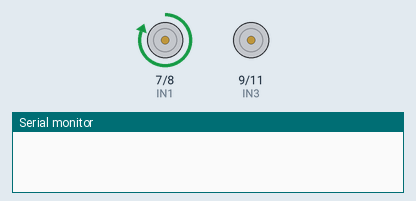
A sketch run on a simulated Arduino Uno, built with avr-gcc and run on an emulated ATmega328P. Shown: motor-driver pin pairs drawn as motors (green arrow = first pin HIGH = forward, orange = second pin HIGH = backward, longer = more drive, scaled by the enable pin), the last lines printed to the serial monitor.

Above: at 1.0 s.
At 3.0 s:
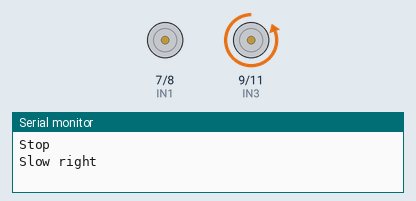
At 5.0 s:
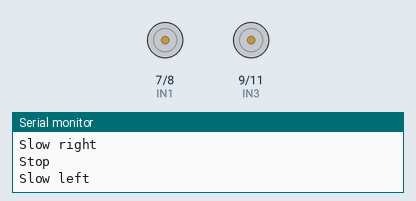
Timing chart, 0 to 7.8 s (numbered marks = the images above):
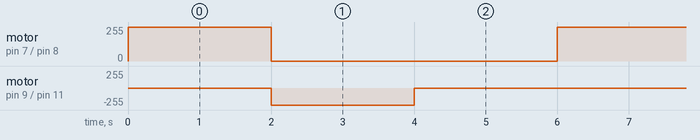

Measured:
- by itself, motor on pin 7 (IN1) / pin 8 (IN2): alternates forward 255/255 for 2.0 s and stopped for 4.0 s
- by itself, motor on pin 9 (IN3) / pin 11 (IN4): alternates backward 255/255 for 2.0 s and stopped for 4.0 s

The sketch:

RoboCar_05_02_2023.ino
```cpp
//www.elegoo.com

//Edited by Mr. Harms
//This starter code will help you get your RoboCar moving


//    The direction of the car's movement
//  ENA   ENB   IN1   IN2   IN3   IN4   Description
//  HIGH  HIGH  HIGH  LOW   LOW   HIGH  Car is runing forward
//  HIGH  HIGH  LOW   HIGH  HIGH  LOW   Car is runing back
//  HIGH  HIGH  LOW   HIGH  LOW   HIGH  Car is turning left
//  HIGH  HIGH  HIGH  LOW   HIGH  LOW   Car is turning right
//  HIGH  HIGH  LOW   LOW   LOW   LOW   Car is stoped
//  HIGH  HIGH  HIGH  HIGH  HIGH  HIGH  Car is stoped
//  LOW   LOW   N/A   N/A   N/A   N/A   Car is stoped


//define L298n module IO Pin
#define ENA 5
#define ENB 6
#define IN1 7
#define IN2 8
#define IN3 9
#define IN4 11

void forward(){
  digitalWrite(ENA,HIGH); //enable L298n A channel
  digitalWrite(ENB,HIGH); //enable L298n B channel
  digitalWrite(IN1,HIGH); //set IN1 hight level
  digitalWrite(IN2,LOW);  //set IN2 low level
  digitalWrite(IN3,LOW);  //set IN3 low level
  digitalWrite(IN4,HIGH); //set IN4 hight level
  Serial.println("Forward");//send message to serial monitor
}

void spinRight(){
  digitalWrite(ENA,HIGH); //enable L298n A channel
  digitalWrite(ENB,HIGH); //enable L298n B channel
  digitalWrite(IN1,HIGH); //set IN1 hight level
  digitalWrite(IN2,LOW);  //set IN2 low level
  digitalWrite(IN3,HIGH);  //set IN3 low level
  digitalWrite(IN4,LOW); //set IN4 high level
  Serial.println("Spin right");//send message to serial monitor
}

void turnRight(float d){
  digitalWrite(ENA,HIGH); //enable L298n A channel
  digitalWrite(ENB,HIGH); //enable L298n B channel
  digitalWrite(IN1,HIGH); //set IN1 hight level
  digitalWrite(IN2,LOW);  //set IN2 low level
  digitalWrite(IN3,LOW);  //set IN3 low level
  digitalWrite(IN4,LOW); //set IN4 low level
  delay(d*1000);
  stop();
  Serial.println("Slow right");//send message to serial monitor
}

void turnLeft(float d){
  digitalWrite(ENA,HIGH); //enable L298n A channel
  digitalWrite(ENB,HIGH); //enable L298n B channel
  digitalWrite(IN1,LOW); //set IN1 hight level
  digitalWrite(IN2,LOW);  //set IN2 low level
  digitalWrite(IN3,LOW);  //set IN3 low level
  digitalWrite(IN4,HIGH); //set IN4 low level
  delay(d*1000);
  stop();
  Serial.println("Slow left");//send message to serial monitor
}

void backward(){
  digitalWrite(ENA,HIGH);
  digitalWrite(ENB,HIGH);
  digitalWrite(IN1,LOW);
  digitalWrite(IN2,HIGH);
  digitalWrite(IN3,HIGH);
  digitalWrite(IN4,LOW);
  Serial.println("Back");
}

void stop(){
  digitalWrite(ENA,HIGH);
  digitalWrite(ENB,HIGH);
  digitalWrite(IN1,LOW);
  digitalWrite(IN2,LOW);
  digitalWrite(IN3,LOW);
  digitalWrite(IN4,LOW);
  Serial.println("Stop");
}

//before execute loop() function,
//setup() function will execute first and only execute once
void setup() {
  Serial.begin(9600);//open serial and set the baudrate
  pinMode(IN1,OUTPUT);//before using io pin, pin mode must be set first
  pinMode(IN2,OUTPUT);
  pinMode(IN3,OUTPUT);
  pinMode(IN4,OUTPUT);
  pinMode(ENA,OUTPUT);
  pinMode(ENB,OUTPUT);
}

//Repeat execution
void loop() {
  turnRight(2);
  turnLeft(2);
  delay(2000);

}
```
